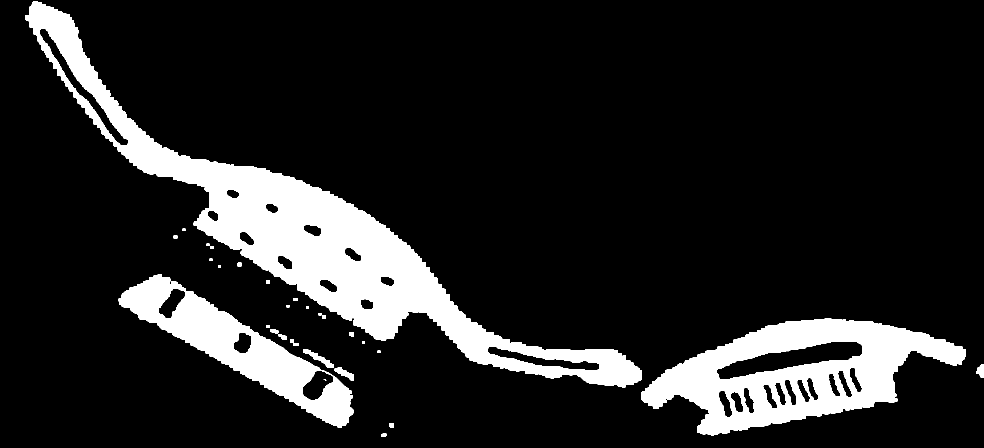
#> input picture seg_roof/tianditu_chuli/ningbo/ningbojichang/ningbojichang1.png, 1967 x 895 px, found by its file name (shown at 1/2 size)
$ python ningbojichang.py
#> lines starting #> are read from the running program, lines starting #| are printed output that depends on the picture; after the words box and inside, x2 and y2 are one past the last pixel; in counts of white or black regions, pixels touching at a corner belong together
import cv2
import os


mask = cv2.imread("/mnt/data1/zc_data/map_data/tianditu_merge/test/ningbo/ningbo_jiedaotu_masks/ningbojichang1.png",cv2.IMREAD_GRAYSCALE)
#> mask: shape (895, 1967); 13.9% white; 29 white regions (1 under 20 px), largest, box (x1, y1, x2, y2) and area: (51, 2, 1284, 775) 134693, (1283, 637, 1932, 871) 68863, (237, 549, 707, 856) 38570
mask_shadow = cv2.imread("ningbo/ningbojichang/ningbojichang1_1.png", cv2.IMREAD_GRAYSCALE)
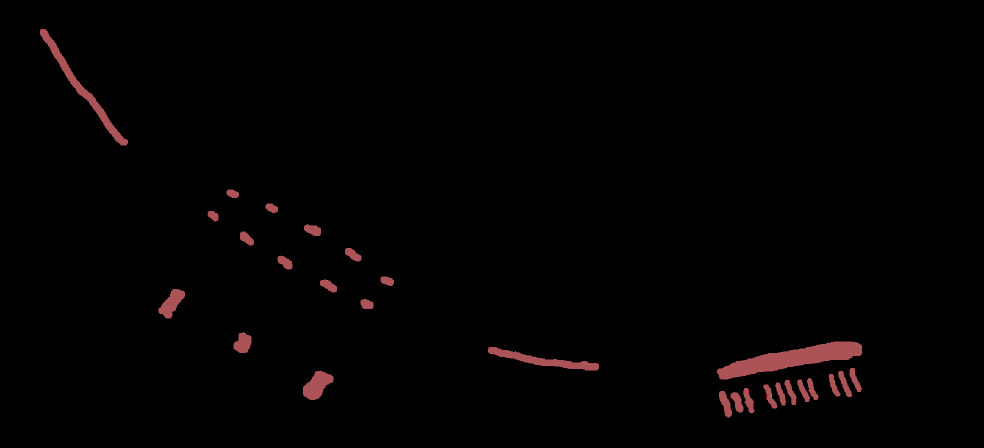
#> input picture seg_roof/tianditu_chuli/ningbo/ningbojichang/ningbojichang1_1.png, 1967 x 895 px (shown at 1/2 size)
#> mask_shadow: shape (895, 1967); min 0, max 255, mean 2


mask = cv2.resize(mask, (1967, 895))
mask_shadow[mask_shadow!=0] = 255
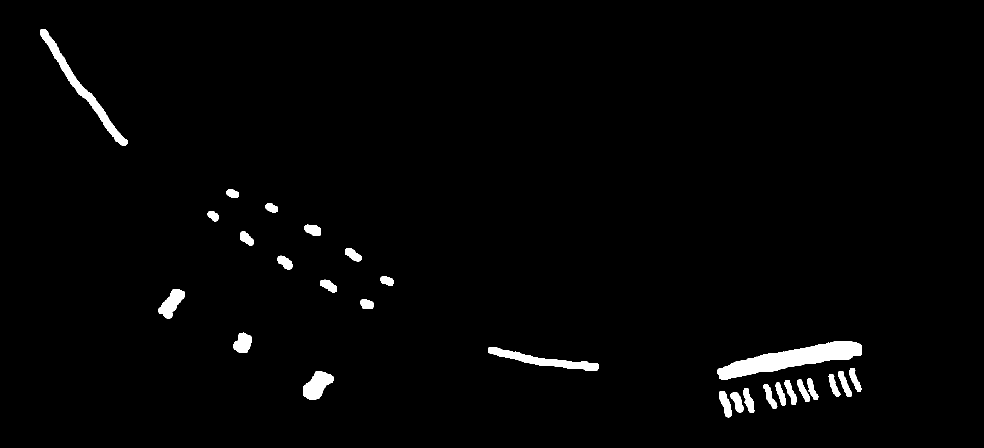
#> mask_shadow: shape (895, 1967) (shown at 1/2 size); 1.8% white; 27 white regions, largest, box (x1, y1, x2, y2) and area: (1434, 683, 1724, 759) 9409, (80, 58, 256, 291) 4290, (976, 694, 1198, 741) 3230

print(mask_shadow[mask_shadow!=0])
#> (printed output is left out)
print(mask[mask!=0])
#> (printed output is left out)
# cv2.imwrite("ningbojichang/ningbojichang_shadow.png", mask_shadow)

new_mask = mask - mask_shadow

new_mask[new_mask!=0] = 255
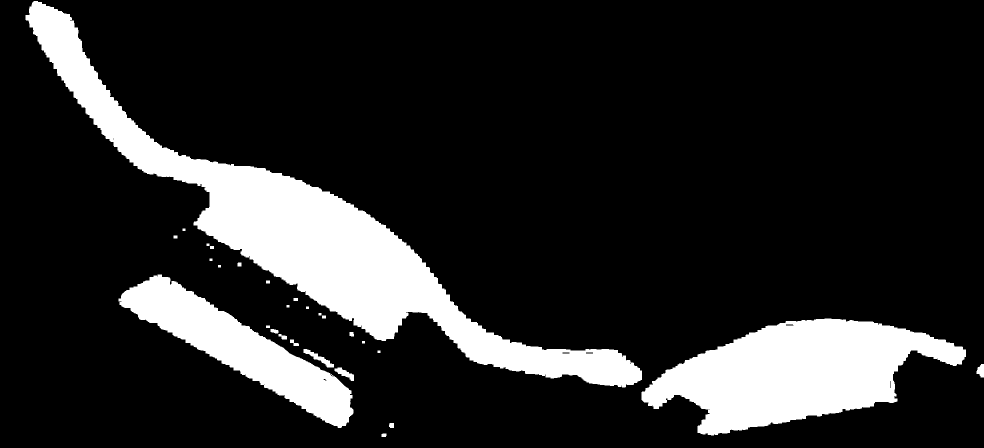
#> new_mask: shape (895, 1967) (shown at 1/2 size); 15.7% white; 28 white regions, largest, box (x1, y1, x2, y2) and area: (51, 2, 1284, 775) 146686, (1283, 637, 1932, 871) 84484, (237, 549, 707, 856) 43364
print(new_mask[new_mask!=0])
#> (printed output is left out)
cv2.imwrite("ningbo/ningbojichang/ningbojichang1.png", new_mask)
